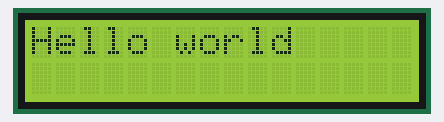
Bench run of a sketch on a simulated Arduino Uno, built with avr-gcc and run on an emulated ATmega328P. Parts: 16×2 character LCD.

Above: at 0.1 s.
At 4.1 s:
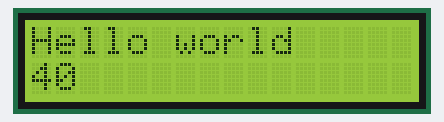
At 9.1 s:
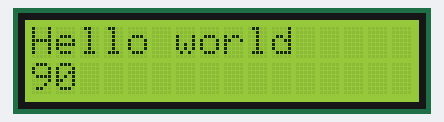
At 19.1 s:
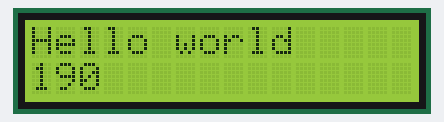
At 28.1 s:
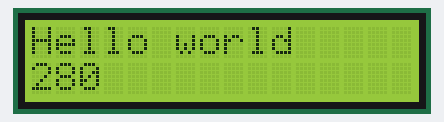
At 38.1 s:
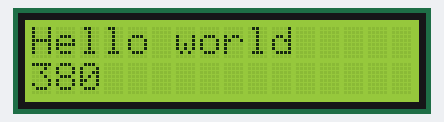

Measured:
- what the display in image 1 shows lasts 1.0 s, from 4.1 s to 5.1 s

The sketch:

lcdsketch.ino
```cpp
#include <LiquidCrystal.h>
LiquidCrystal lcd(12,11,5,4,3,2);

void setup() {
  lcd.begin(16, 2 );
  lcd.print("Hello world");
}

void loop() {
  delay(1000);
  lcd.setCursor(0, 1);
  lcd.print(millis()/100);
}
```
